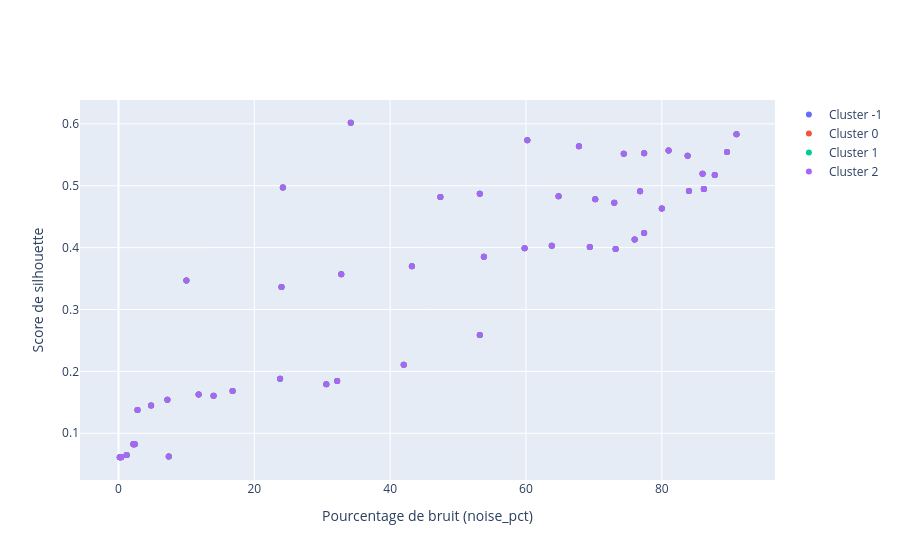

Write notebook code for a chart like this one.
### Code cell
# import numpy as np
# import plotly.graph_objects as go
fig = go.Figure()

# Loop through each label for our cluster
for i in np.unique(db.labels_):
    label = tfidf_matrix[db.labels_ == i]
    fig.add_trace(go.Scatter(x=results["noise_pct"], y=results["silhouette"], mode="markers", name="Cluster {}".format(i)))
    fig.update_layout(
    xaxis_title="Noise percentage)",
    yaxis_title="Score de silhouette")
fig.show()
